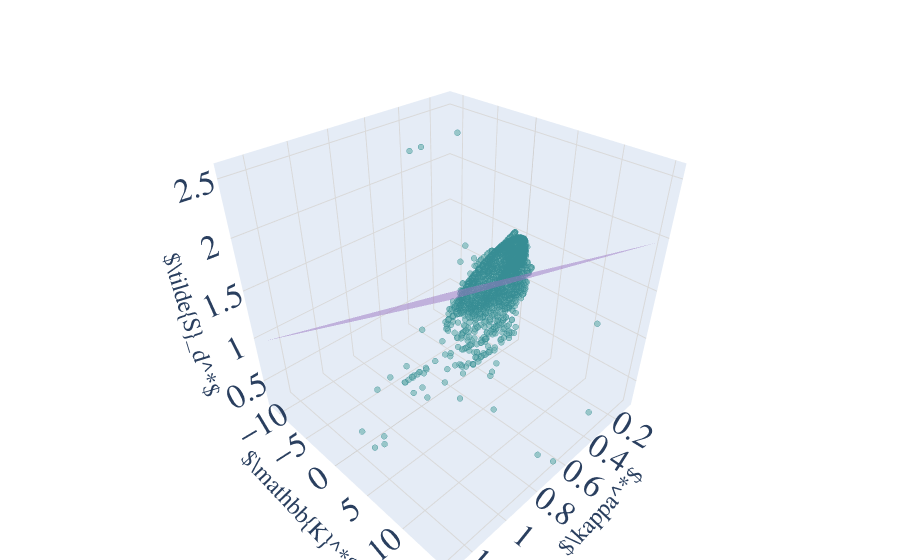

Notebook cell for this chart:
### Code cell
# 3D interactive plot: curvature vs stretch rate vs Sd with fitted surface
import plotly.graph_objects as go

SAVE_PLOTLY_HTML = True
PLOTLY_OUT_DIR = OUT_BASE_DIR / "fit_plots"
MAX_PLOT_POINTS = 20000
SURFACE_N = 60

for t in TIME_STEPS:
    case_t = make_case(time_step=t)
    fronts_t = load_fronts(case_t, PROGRESS_LEVELS)

    for c_val, front in fronts_t.items():
        front = front.copy()

        need_cols = [CURVATURE_COLUMN, STRETCH_COLUMN, TARGET_COLUMN]
        require_columns(front, need_cols, context=f"t={t}, ISO {c_val}:")
        dfv = clean_valid_rows(front, need_cols)

        pos_df = dfv[dfv[CURVATURE_COLUMN] >= CURVATURE_HIGH].copy()


        l_curv, l_str, r2, _ = fit_markstein_lengths(
            pos_df, CURVATURE_COLUMN, STRETCH_COLUMN, TARGET_COLUMN
        )

        if len(pos_df) > MAX_PLOT_POINTS:
            pos_df = pos_df.sample(MAX_PLOT_POINTS, random_state=42)

        curv = pos_df[CURVATURE_COLUMN].to_numpy()
        stretch = pos_df[STRETCH_COLUMN].to_numpy()
        sd = pos_df[TARGET_COLUMN].to_numpy()

        curv_min, curv_max = float(curv.min()), float(curv.max())
        stretch_min, stretch_max = float(stretch.min()), float(stretch.max())
        curv_grid = np.linspace(curv_min, curv_max, SURFACE_N)
        stretch_grid = np.linspace(stretch_min, stretch_max, SURFACE_N)
        curv_mesh, stretch_mesh = np.meshgrid(curv_grid, stretch_grid)
        sd_mesh = 1.0 - l_curv * curv_mesh - l_str * stretch_mesh

        fig = go.Figure()
        fig.add_trace(
            go.Scatter3d(
                x=curv,
                y=stretch,
                z=sd,
                mode="markers",
                marker=dict(
                    size=2,
                    color=COLOR_DATA,
                    opacity=0.7,
                    line=dict(color=COLOR_DATA_EDGE, width=0.5),
                ),
                name="Data",
            )
        )
        fig.add_trace(
            go.Surface(
                x=curv_mesh,
                y=stretch_mesh,
                z=sd_mesh,
                showscale=False,
                opacity=0.5,
                colorscale=[[0, COLOR_PRED], [1, COLOR_PRED]],
                name="Fit surface",
            )
        )

        fig.update_layout(
            font=dict(family=PLOT_FONT_FAMILY, size=PLOT_FONT_SIZE),
            scene=dict(
                xaxis_title=LABEL_CURV,
                yaxis_title=LABEL_STRETCH,
                zaxis_title=LABEL_SD,
                xaxis=dict(showgrid=True, gridcolor="rgba(0,0,0,0.15)", zerolinecolor="rgba(0,0,0,0.2)"),
                yaxis=dict(showgrid=True, gridcolor="rgba(0,0,0,0.15)", zerolinecolor="rgba(0,0,0,0.2)"),
                zaxis=dict(showgrid=True, gridcolor="rgba(0,0,0,0.15)", zerolinecolor="rgba(0,0,0,0.2)"),
                bgcolor="white",
            ),
            margin=dict(l=0, r=0, t=40, b=0),
            paper_bgcolor="white",
        )

        if SAVE_PLOTLY_HTML:
            out_dir = PLOTLY_OUT_DIR / f"h_{LAT_SIZE}_t_{t}_T_{float(c_val):g}"
            out_dir.mkdir(parents=True, exist_ok=True)
            fig.write_html(out_dir / "scatter3d.html", include_plotlyjs="cdn")

        fig.show()

### Figure 1 — Plotly figure (JSON) as saved in the notebook; plotly's stock layout.template omitted (floating-point values rounded to 4 significant figures; data arrays with more than 128 entries replaced by an {"elided": "..."} marker saying what was removed)
{"data": [{"marker": {"color": "#77b5b6", "line": {"color": "#378d94", "width": 0.5}, "opacity": 0.7, "size": 2}, "mode": "markers", "name": "Data", "type": "scatter3d", "x": {"elided": "3011 float values"}, "y": {"elided": "3011 float values"}, "z": {"elided": "3011 float values"}}, {"colorscale": [[0, "#9671bd"], [1, "#9671bd"]], "name": "Fit surface", "opacity": 0.5, "showscale": false, "type": "surface", "x": {"elided": "60x60 float values"}, "y": {"elided": "60x60 float values"}, "z": {"elided": "60x60 float values"}}], "layout": {"font": {"family": "Courier New", "size": 20}, "margin": {"b": 0, "l": 0, "r": 0, "t": 40}, "paper_bgcolor": "white", "scene": {"bgcolor": "white", "xaxis": {"gridcolor": "rgba(0,0,0,0.15)", "showgrid": true, "title": {"text": "$\\kappa^*$"}, "zerolinecolor": "rgba(0,0,0,0.2)"}, "yaxis": {"gridcolor": "rgba(0,0,0,0.15)", "showgrid": true, "title": {"text": "$\\mathbb{K}^*$"}, "zerolinecolor": "rgba(0,0,0,0.2)"}, "zaxis": {"gridcolor": "rgba(0,0,0,0.15)", "showgrid": true, "title": {"text": "$\\tilde{S}_d^*$"}, "zerolinecolor": "rgba(0,0,0,0.2)"}}}}
